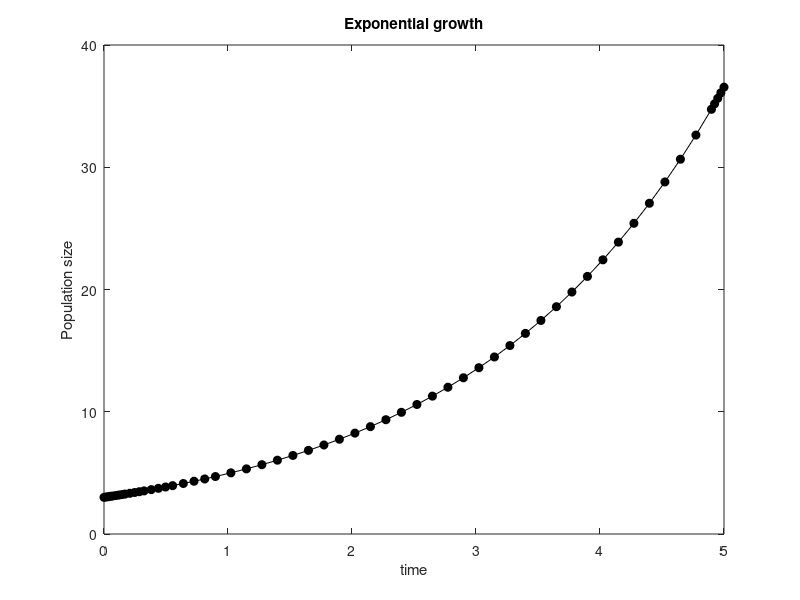

Write the MATLAB code that produced this figure.
clc
clear all
close all
% Set parameters
tMax = 5; % Max time
dt = 0.05; % Time step
timeVector = 0:dt:tMax; % Time stamps
nIterations = length(timeVector); % Number of iterations in Euler forward
growthRate = 0.5; % Exponential growth factor
y0 = 3; % Initial condition
timeSpan = [0 tMax]; % Time span (used in MATLAB ODE solver)
% Set dy/dt function
exp_growth = @(t,y) growthRate.*y;


% Matlab inbuilt ODE-solver
[t,y] = ode45(exp_growth, timeSpan, y0);
% Plot the solution
figure(1);
plot(t,y,'k-o','markerfacecolor','k');
title('Exponential growth');
xlabel('time');
ylabel('Population size');
